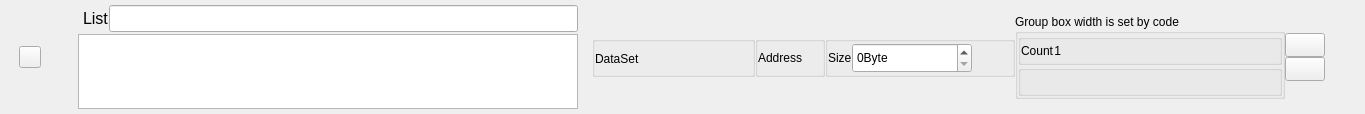
<?xml version="1.0" encoding="UTF-8"?>
<ui version="4.0">
 <class>C_SdNdeDataPoolListHeaderWidget</class>
 <widget class="QWidget" name="C_SdNdeDataPoolListHeaderWidget">
  <property name="geometry">
   <rect>
    <x>0</x>
    <y>0</y>
    <width>1365</width>
    <height>114</height>
   </rect>
  </property>
  <property name="windowTitle">
   <string>Form</string>
  </property>
  <layout class="QHBoxLayout" name="horizontalLayout_11" stretch="0">
   <property name="spacing">
    <number>0</number>
   </property>
   <property name="leftMargin">
    <number>0</number>
   </property>
   <property name="topMargin">
    <number>0</number>
   </property>
   <property name="rightMargin">
    <number>0</number>
   </property>
   <property name="bottomMargin">
    <number>0</number>
   </property>
   <item>
    <layout class="QHBoxLayout" name="pc_TopHorizontalLayout" stretch="0,0,0,0,0,1,0,0">
     <item>
      <spacer name="horizontalSpacer_12">
       <property name="orientation">
        <enum>Qt::Horizontal</enum>
       </property>
       <property name="sizeType">
        <enum>QSizePolicy::Fixed</enum>
       </property>
       <property name="sizeHint" stdset="0">
        <size>
         <width>19</width>
         <height>20</height>
        </size>
       </property>
      </spacer>
     </item>
     <item>
      <layout class="QVBoxLayout" name="verticalLayout_10" stretch="0,1,0">
       <property name="spacing">
        <number>0</number>
       </property>
       <item>
        <spacer name="horizontalSpacer_10">
         <property name="orientation">
          <enum>Qt::Horizontal</enum>
         </property>
         <property name="sizeHint" stdset="0">
          <size>
           <width>20</width>
           <height>10</height>
          </size>
         </property>
        </spacer>
       </item>
       <item>
        <widget class="stw_opensyde_gui_elements::C_OgePubIconOnly" name="pc_PushButtonExpand">
         <property name="minimumSize">
          <size>
           <width>22</width>
           <height>22</height>
          </size>
         </property>
         <property name="maximumSize">
          <size>
           <width>22</width>
           <height>22</height>
          </size>
         </property>
         <property name="text">
          <string/>
         </property>
         <property name="checkable">
          <bool>true</bool>
         </property>
        </widget>
       </item>
       <item>
        <spacer name="horizontalSpacer_11">
         <property name="orientation">
          <enum>Qt::Horizontal</enum>
         </property>
         <property name="sizeHint" stdset="0">
          <size>
           <width>20</width>
           <height>10</height>
          </size>
         </property>
        </spacer>
       </item>
      </layout>
     </item>
     <item>
      <spacer name="horizontalSpacer_9">
       <property name="orientation">
        <enum>Qt::Horizontal</enum>
       </property>
       <property name="sizeType">
        <enum>QSizePolicy::Fixed</enum>
       </property>
       <property name="sizeHint" stdset="0">
        <size>
         <width>4</width>
         <height>20</height>
        </size>
       </property>
      </spacer>
     </item>
     <item>
      <layout class="QVBoxLayout" name="verticalLayout_4">
       <item>
        <spacer name="horizontalSpacer_2">
         <property name="orientation">
          <enum>Qt::Horizontal</enum>
         </property>
         <property name="sizeHint" stdset="0">
          <size>
           <width>33</width>
           <height>20</height>
          </size>
         </property>
        </spacer>
       </item>
       <item>
        <widget class="stw_opensyde_gui_elements::C_OgeLabToolTipBase" name="pc_LabelListError">
         <property name="text">
          <string/>
         </property>
        </widget>
       </item>
       <item>
        <spacer name="horizontalSpacer_3">
         <property name="orientation">
          <enum>Qt::Horizontal</enum>
         </property>
         <property name="sizeHint" stdset="0">
          <size>
           <width>33</width>
           <height>20</height>
          </size>
         </property>
        </spacer>
       </item>
      </layout>
     </item>
     <item>
      <layout class="QVBoxLayout" name="verticalLayout_2" stretch="0,0,0,1,0">
       <property name="spacing">
        <number>0</number>
       </property>
       <item>
        <spacer name="verticalSpacer">
         <property name="orientation">
          <enum>Qt::Vertical</enum>
         </property>
         <property name="sizeType">
          <enum>QSizePolicy::Fixed</enum>
         </property>
         <property name="sizeHint" stdset="0">
          <size>
           <width>20</width>
           <height>5</height>
          </size>
         </property>
        </spacer>
       </item>
       <item>
        <layout class="QHBoxLayout" name="horizontalLayout_4">
         <item>
          <spacer name="horizontalSpacer_7">
           <property name="orientation">
            <enum>Qt::Horizontal</enum>
           </property>
           <property name="sizeType">
            <enum>QSizePolicy::Fixed</enum>
           </property>
           <property name="sizeHint" stdset="0">
            <size>
             <width>5</width>
             <height>20</height>
            </size>
           </property>
          </spacer>
         </item>
         <item>
          <widget class="stw_opensyde_gui_elements::C_OgeLabListHeaderHeading" name="pc_LabelListNamePrefix">
           <property name="font">
            <font>
             <pointsize>12</pointsize>
            </font>
           </property>
           <property name="text">
            <string>List</string>
           </property>
          </widget>
         </item>
         <item>
          <widget class="stw_opensyde_gui_elements::C_OgeLeListHeader" name="pc_LineEditName">
           <property name="font">
            <font>
             <pointsize>12</pointsize>
            </font>
           </property>
          </widget>
         </item>
        </layout>
       </item>
       <item>
        <spacer name="verticalSpacer_3">
         <property name="orientation">
          <enum>Qt::Vertical</enum>
         </property>
         <property name="sizeType">
          <enum>QSizePolicy::Fixed</enum>
         </property>
         <property name="sizeHint" stdset="0">
          <size>
           <width>20</width>
           <height>2</height>
          </size>
         </property>
        </spacer>
       </item>
       <item>
        <widget class="stw_opensyde_gui_elements::C_OgeTedSdListHeader" name="pc_TextEditComment">
         <property name="minimumSize">
          <size>
           <width>500</width>
           <height>0</height>
          </size>
         </property>
         <property name="font">
          <font>
           <pointsize>10</pointsize>
          </font>
         </property>
         <property name="documentTitle">
          <string>Test</string>
         </property>
         <property name="html">
          <string>&lt;!DOCTYPE HTML PUBLIC &quot;-//W3C//DTD HTML 4.0//EN&quot; &quot;http://www.w3.org/TR/REC-html40/strict.dtd&quot;&gt;
&lt;html&gt;&lt;head&gt;&lt;meta name=&quot;qrichtext&quot; content=&quot;1&quot; /&gt;&lt;title&gt;Test&lt;/title&gt;&lt;style type=&quot;text/css&quot;&gt;
p, li { white-space: pre-wrap; }
&lt;/style&gt;&lt;/head&gt;&lt;body style=&quot; font-family:'MS Shell Dlg 2'; font-size:10pt; font-weight:400; font-style:normal;&quot;&gt;
&lt;p style=&quot;-qt-paragraph-type:empty; margin-top:0px; margin-bottom:0px; margin-left:0px; margin-right:0px; -qt-block-indent:0; text-indent:0px;&quot;&gt;&lt;br /&gt;&lt;/p&gt;&lt;/body&gt;&lt;/html&gt;</string>
         </property>
        </widget>
       </item>
       <item>
        <spacer name="verticalSpacer_2">
         <property name="orientation">
          <enum>Qt::Vertical</enum>
         </property>
         <property name="sizeType">
          <enum>QSizePolicy::Fixed</enum>
         </property>
         <property name="sizeHint" stdset="0">
          <size>
           <width>20</width>
           <height>5</height>
          </size>
         </property>
        </spacer>
       </item>
      </layout>
     </item>
     <item>
      <layout class="QVBoxLayout" name="verticalLayout_5" stretch="1,0,0,1">
       <property name="spacing">
        <number>0</number>
       </property>
       <item>
        <spacer name="verticalSpacer_4">
         <property name="orientation">
          <enum>Qt::Vertical</enum>
         </property>
         <property name="sizeHint" stdset="0">
          <size>
           <width>0</width>
           <height>0</height>
          </size>
         </property>
        </spacer>
       </item>
       <item>
        <layout class="QHBoxLayout" name="horizontalLayout_3" stretch="1,0,0">
         <item>
          <spacer name="horizontalSpacer">
           <property name="orientation">
            <enum>Qt::Horizontal</enum>
           </property>
           <property name="sizeHint" stdset="0">
            <size>
             <width>40</width>
             <height>20</height>
            </size>
           </property>
          </spacer>
         </item>
         <item>
          <layout class="QVBoxLayout" name="verticalLayout_7" stretch="1,0,1">
           <property name="spacing">
            <number>0</number>
           </property>
           <item>
            <spacer name="verticalSpacer_11">
             <property name="orientation">
              <enum>Qt::Vertical</enum>
             </property>
             <property name="sizeHint" stdset="0">
              <size>
               <width>20</width>
               <height>0</height>
              </size>
             </property>
            </spacer>
           </item>
           <item>
            <layout class="QHBoxLayout" name="horizontalLayout_8">
             <item>
              <widget class="stw_opensyde_gui_elements::C_OgeGbxTransparent" name="pc_GroupBoxDataSet">
               <property name="minimumSize">
                <size>
                 <width>163</width>
                 <height>0</height>
                </size>
               </property>
               <property name="maximumSize">
                <size>
                 <width>163</width>
                 <height>16777215</height>
                </size>
               </property>
               <property name="title">
                <string/>
               </property>
               <layout class="QHBoxLayout" name="horizontalLayout_2" stretch="0,1">
                <property name="spacing">
                 <number>0</number>
                </property>
                <property name="leftMargin">
                 <number>0</number>
                </property>
                <property name="topMargin">
                 <number>0</number>
                </property>
                <property name="rightMargin">
                 <number>0</number>
                </property>
                <property name="bottomMargin">
                 <number>0</number>
                </property>
                <item>
                 <layout class="QVBoxLayout" name="verticalLayout_6" stretch="0,1">
                  <property name="spacing">
                   <number>0</number>
                  </property>
                  <property name="rightMargin">
                   <number>0</number>
                  </property>
                  <property name="bottomMargin">
                   <number>0</number>
                  </property>
                  <item>
                   <spacer name="verticalSpacer_9">
                    <property name="orientation">
                     <enum>Qt::Vertical</enum>
                    </property>
                    <property name="sizeHint" stdset="0">
                     <size>
                      <width>20</width>
                      <height>2</height>
                     </size>
                    </property>
                   </spacer>
                  </item>
                  <item>
                   <widget class="stw_opensyde_gui_elements::C_OgeLabListLink" name="pc_LabelDataSetsInfo">
                    <property name="minimumSize">
                     <size>
                      <width>0</width>
                      <height>30</height>
                     </size>
                    </property>
                    <property name="maximumSize">
                     <size>
                      <width>16777215</width>
                      <height>30</height>
                     </size>
                    </property>
                    <property name="text">
                     <string>DataSet</string>
                    </property>
                   </widget>
                  </item>
                 </layout>
                </item>
                <item>
                 <spacer name="horizontalSpacer_8">
                  <property name="orientation">
                   <enum>Qt::Horizontal</enum>
                  </property>
                  <property name="sizeHint" stdset="0">
                   <size>
                    <width>20</width>
                    <height>20</height>
                   </size>
                  </property>
                 </spacer>
                </item>
               </layout>
              </widget>
             </item>
             <item>
              <widget class="stw_opensyde_gui_elements::C_OgeGbxTransparent" name="pc_GroupBoxAddress">
               <property name="title">
                <string/>
               </property>
               <layout class="QHBoxLayout" name="horizontalLayout_5" stretch="0,1">
                <property name="spacing">
                 <number>0</number>
                </property>
                <property name="leftMargin">
                 <number>0</number>
                </property>
                <property name="topMargin">
                 <number>0</number>
                </property>
                <property name="rightMargin">
                 <number>0</number>
                </property>
                <property name="bottomMargin">
                 <number>0</number>
                </property>
                <item>
                 <widget class="stw_opensyde_gui_elements::C_OgeLabListHeader" name="pc_LabelStartAddress">
                  <property name="minimumSize">
                   <size>
                    <width>0</width>
                    <height>30</height>
                   </size>
                  </property>
                  <property name="maximumSize">
                   <size>
                    <width>16777215</width>
                    <height>30</height>
                   </size>
                  </property>
                  <property name="text">
                   <string>Address</string>
                  </property>
                 </widget>
                </item>
                <item>
                 <spacer name="horizontalSpacer_6">
                  <property name="orientation">
                   <enum>Qt::Horizontal</enum>
                  </property>
                  <property name="sizeHint" stdset="0">
                   <size>
                    <width>20</width>
                    <height>20</height>
                   </size>
                  </property>
                 </spacer>
                </item>
               </layout>
              </widget>
             </item>
             <item>
              <widget class="stw_opensyde_gui_elements::C_OgeGbxTransparent" name="pc_GroupBoxSize">
               <property name="minimumSize">
                <size>
                 <width>190</width>
                 <height>0</height>
                </size>
               </property>
               <property name="maximumSize">
                <size>
                 <width>190</width>
                 <height>16777215</height>
                </size>
               </property>
               <property name="title">
                <string/>
               </property>
               <layout class="QHBoxLayout" name="horizontalLayout_6" stretch="0,0,1">
                <property name="spacing">
                 <number>0</number>
                </property>
                <property name="leftMargin">
                 <number>0</number>
                </property>
                <property name="topMargin">
                 <number>0</number>
                </property>
                <property name="rightMargin">
                 <number>0</number>
                </property>
                <property name="bottomMargin">
                 <number>0</number>
                </property>
                <item>
                 <widget class="stw_opensyde_gui_elements::C_OgeLabListHeaderHighlighted" name="pc_LabelSize">
                  <property name="minimumSize">
                   <size>
                    <width>0</width>
                    <height>30</height>
                   </size>
                  </property>
                  <property name="maximumSize">
                   <size>
                    <width>16777215</width>
                    <height>30</height>
                   </size>
                  </property>
                  <property name="text">
                   <string>Size</string>
                  </property>
                 </widget>
                </item>
                <item>
                 <layout class="QVBoxLayout" name="verticalLayout_8">
                  <property name="spacing">
                   <number>0</number>
                  </property>
                  <item>
                   <spacer name="verticalSpacer_6">
                    <property name="orientation">
                     <enum>Qt::Vertical</enum>
                    </property>
                    <property name="sizeType">
                     <enum>QSizePolicy::Fixed</enum>
                    </property>
                    <property name="sizeHint" stdset="0">
                     <size>
                      <width>20</width>
                      <height>1</height>
                     </size>
                    </property>
                   </spacer>
                  </item>
                  <item>
                   <widget class="stw_opensyde_gui_elements::C_OgeSpxEditProperties" name="pc_SpinBoxSize">
                    <property name="minimumSize">
                     <size>
                      <width>120</width>
                      <height>30</height>
                     </size>
                    </property>
                    <property name="maximumSize">
                     <size>
                      <width>120</width>
                      <height>30</height>
                     </size>
                    </property>
                    <property name="suffix">
                     <string>Byte</string>
                    </property>
                    <property name="prefix">
                     <string/>
                    </property>
                   </widget>
                  </item>
                 </layout>
                </item>
                <item>
                 <spacer name="horizontalSpacer_5">
                  <property name="orientation">
                   <enum>Qt::Horizontal</enum>
                  </property>
                  <property name="sizeHint" stdset="0">
                   <size>
                    <width>20</width>
                    <height>20</height>
                   </size>
                  </property>
                 </spacer>
                </item>
               </layout>
              </widget>
             </item>
            </layout>
           </item>
           <item>
            <spacer name="verticalSpacer_10">
             <property name="orientation">
              <enum>Qt::Vertical</enum>
             </property>
             <property name="sizeHint" stdset="0">
              <size>
               <width>20</width>
               <height>0</height>
              </size>
             </property>
            </spacer>
           </item>
          </layout>
         </item>
         <item>
          <widget class="stw_opensyde_gui_elements::C_OgeGbxTransparent" name="pc_GroupBoxCount">
           <property name="minimumSize">
            <size>
             <width>270</width>
             <height>0</height>
            </size>
           </property>
           <property name="maximumSize">
            <size>
             <width>270</width>
             <height>16777215</height>
            </size>
           </property>
           <property name="title">
            <string>Group box width is set by code</string>
           </property>
           <layout class="QHBoxLayout" name="horizontalLayout_7" stretch="1">
            <property name="spacing">
             <number>0</number>
            </property>
            <property name="leftMargin">
             <number>0</number>
            </property>
            <property name="topMargin">
             <number>0</number>
            </property>
            <property name="rightMargin">
             <number>0</number>
            </property>
            <property name="bottomMargin">
             <number>0</number>
            </property>
            <item>
             <layout class="QVBoxLayout" name="verticalLayout_3" stretch="1,0">
              <property name="spacing">
               <number>0</number>
              </property>
              <item>
               <layout class="QHBoxLayout" name="horizontalLayout" stretch="0">
                <property name="spacing">
                 <number>0</number>
                </property>
                <item>
                 <widget class="stw_opensyde_gui_elements::C_OgeGbxTransparent" name="groupBox">
                  <property name="minimumSize">
                   <size>
                    <width>150</width>
                    <height>0</height>
                   </size>
                  </property>
                  <property name="title">
                   <string/>
                  </property>
                  <layout class="QHBoxLayout" name="horizontalLayout_10" stretch="0,0,1">
                   <property name="spacing">
                    <number>0</number>
                   </property>
                   <property name="leftMargin">
                    <number>0</number>
                   </property>
                   <property name="topMargin">
                    <number>0</number>
                   </property>
                   <property name="rightMargin">
                    <number>0</number>
                   </property>
                   <property name="bottomMargin">
                    <number>0</number>
                   </property>
                   <item>
                    <widget class="stw_opensyde_gui_elements::C_OgeLabComListHeader" name="pc_LabelCount">
                     <property name="text">
                      <string>Count</string>
                     </property>
                    </widget>
                   </item>
                   <item>
                    <widget class="stw_opensyde_gui_elements::C_OgeLabComListHeader" name="pc_LabelCountNumber">
                     <property name="text">
                      <string>1</string>
                     </property>
                     <property name="alignment">
                      <set>Qt::AlignRight|Qt::AlignTrailing|Qt::AlignVCenter</set>
                     </property>
                    </widget>
                   </item>
                   <item>
                    <spacer name="horizontalSpacer_13">
                     <property name="orientation">
                      <enum>Qt::Horizontal</enum>
                     </property>
                     <property name="sizeHint" stdset="0">
                      <size>
                       <width>40</width>
                       <height>20</height>
                      </size>
                     </property>
                    </spacer>
                   </item>
                  </layout>
                 </widget>
                </item>
               </layout>
              </item>
              <item>
               <widget class="stw_opensyde_gui_elements::C_OgeGbxTransparent" name="pc_GroupBoxUsage">
                <property name="title">
                 <string/>
                </property>
                <layout class="QHBoxLayout" name="horizontalLayout_9" stretch="0,1">
                 <property name="spacing">
                  <number>0</number>
                 </property>
                 <property name="leftMargin">
                  <number>0</number>
                 </property>
                 <property name="topMargin">
                  <number>0</number>
                 </property>
                 <property name="rightMargin">
                  <number>0</number>
                 </property>
                 <property name="bottomMargin">
                  <number>0</number>
                 </property>
                 <item>
                  <widget class="stw_opensyde_gui::C_SdNdeDataPoolListHeaderUsageWidget" name="pc_UsageWidget" native="true">
                   <property name="minimumSize">
                    <size>
                     <width>170</width>
                     <height>5</height>
                    </size>
                   </property>
                   <property name="maximumSize">
                    <size>
                     <width>170</width>
                     <height>5</height>
                    </size>
                   </property>
                  </widget>
                 </item>
                 <item>
                  <spacer name="horizontalSpacer_19">
                   <property name="orientation">
                    <enum>Qt::Horizontal</enum>
                   </property>
                   <property name="sizeHint" stdset="0">
                    <size>
                     <width>40</width>
                     <height>20</height>
                    </size>
                   </property>
                  </spacer>
                 </item>
                </layout>
               </widget>
              </item>
             </layout>
            </item>
           </layout>
          </widget>
         </item>
        </layout>
       </item>
       <item>
        <spacer name="verticalSpacer_8">
         <property name="orientation">
          <enum>Qt::Vertical</enum>
         </property>
         <property name="sizeHint" stdset="0">
          <size>
           <width>20</width>
           <height>2</height>
          </size>
         </property>
        </spacer>
       </item>
       <item>
        <spacer name="verticalSpacer_5">
         <property name="orientation">
          <enum>Qt::Vertical</enum>
         </property>
         <property name="sizeHint" stdset="0">
          <size>
           <width>0</width>
           <height>0</height>
          </size>
         </property>
        </spacer>
       </item>
      </layout>
     </item>
     <item>
      <layout class="QVBoxLayout" name="verticalLayout_11" stretch="0,1,0,0,1,0">
       <property name="spacing">
        <number>0</number>
       </property>
       <item>
        <spacer name="horizontalSpacer_14">
         <property name="orientation">
          <enum>Qt::Horizontal</enum>
         </property>
         <property name="sizeHint" stdset="0">
          <size>
           <width>20</width>
           <height>9</height>
          </size>
         </property>
        </spacer>
       </item>
       <item>
        <spacer name="verticalSpacer_12">
         <property name="orientation">
          <enum>Qt::Vertical</enum>
         </property>
         <property name="sizeType">
          <enum>QSizePolicy::Expanding</enum>
         </property>
         <property name="sizeHint" stdset="0">
          <size>
           <width>20</width>
           <height>5</height>
          </size>
         </property>
        </spacer>
       </item>
       <item>
        <widget class="stw_opensyde_gui_elements::C_OgePubIconOnly" name="pc_PushButtonFullScreen">
         <property name="sizePolicy">
          <sizepolicy hsizetype="Minimum" vsizetype="Fixed">
           <horstretch>24</horstretch>
           <verstretch>24</verstretch>
          </sizepolicy>
         </property>
         <property name="minimumSize">
          <size>
           <width>24</width>
           <height>24</height>
          </size>
         </property>
         <property name="maximumSize">
          <size>
           <width>16777215</width>
           <height>24</height>
          </size>
         </property>
         <property name="text">
          <string/>
         </property>
        </widget>
       </item>
       <item>
        <widget class="stw_opensyde_gui_elements::C_OgePubIconOnly" name="pc_PushButtonOK">
         <property name="sizePolicy">
          <sizepolicy hsizetype="Minimum" vsizetype="Fixed">
           <horstretch>24</horstretch>
           <verstretch>24</verstretch>
          </sizepolicy>
         </property>
         <property name="minimumSize">
          <size>
           <width>24</width>
           <height>24</height>
          </size>
         </property>
         <property name="maximumSize">
          <size>
           <width>16777215</width>
           <height>24</height>
          </size>
         </property>
        </widget>
       </item>
       <item>
        <spacer name="verticalSpacer_13">
         <property name="orientation">
          <enum>Qt::Vertical</enum>
         </property>
         <property name="sizeHint" stdset="0">
          <size>
           <width>20</width>
           <height>40</height>
          </size>
         </property>
        </spacer>
       </item>
       <item>
        <spacer name="horizontalSpacer_15">
         <property name="orientation">
          <enum>Qt::Horizontal</enum>
         </property>
         <property name="sizeHint" stdset="0">
          <size>
           <width>20</width>
           <height>9</height>
          </size>
         </property>
        </spacer>
       </item>
      </layout>
     </item>
     <item>
      <spacer name="horizontalSpacer_4">
       <property name="orientation">
        <enum>Qt::Horizontal</enum>
       </property>
       <property name="sizeHint" stdset="0">
        <size>
         <width>40</width>
         <height>20</height>
        </size>
       </property>
      </spacer>
     </item>
    </layout>
   </item>
  </layout>
 </widget>
 <customwidgets>
  <customwidget>
   <class>stw_opensyde_gui_elements::C_OgePubIconOnly</class>
   <extends>QPushButton</extends>
   <header>C_OgePubIconOnly.h</header>
  </customwidget>
  <customwidget>
   <class>stw_opensyde_gui_elements::C_OgeGbxTransparent</class>
   <extends>QGroupBox</extends>
   <header>C_OgeGbxTransparent.h</header>
   <container>1</container>
  </customwidget>
  <customwidget>
   <class>stw_opensyde_gui_elements::C_OgeLabListHeaderHeading</class>
   <extends>QLabel</extends>
   <header>C_OgeLabListHeaderHeading.h</header>
  </customwidget>
  <customwidget>
   <class>stw_opensyde_gui_elements::C_OgeLabComListHeader</class>
   <extends>QLabel</extends>
   <header>C_OgeLabComListHeader.h</header>
  </customwidget>
  <customwidget>
   <class>stw_opensyde_gui::C_SdNdeDataPoolListHeaderUsageWidget</class>
   <extends>QWidget</extends>
   <header>C_SdNdeDataPoolListHeaderUsageWidget.h</header>
   <container>1</container>
  </customwidget>
  <customwidget>
   <class>stw_opensyde_gui_elements::C_OgeLabListHeader</class>
   <extends>QLabel</extends>
   <header>C_OgeLabListHeader.h</header>
  </customwidget>
  <customwidget>
   <class>stw_opensyde_gui_elements::C_OgeLabListLink</class>
   <extends>QLabel</extends>
   <header>C_OgeLabListLink.h</header>
  </customwidget>
  <customwidget>
   <class>stw_opensyde_gui_elements::C_OgeSpxEditProperties</class>
   <extends>QSpinBox</extends>
   <header>C_OgeSpxEditProperties.h</header>
  </customwidget>
  <customwidget>
   <class>stw_opensyde_gui_elements::C_OgeLeListHeader</class>
   <extends>QLineEdit</extends>
   <header>C_OgeLeListHeader.h</header>
  </customwidget>
  <customwidget>
   <class>stw_opensyde_gui_elements::C_OgeLabListHeaderHighlighted</class>
   <extends>QLabel</extends>
   <header>C_OgeLabListHeaderHighlighted.h</header>
  </customwidget>
  <customwidget>
   <class>stw_opensyde_gui_elements::C_OgeTedSdListHeader</class>
   <extends>QTextEdit</extends>
   <header>C_OgeTedSdListHeader.h</header>
  </customwidget>
  <customwidget>
   <class>stw_opensyde_gui_elements::C_OgeLabToolTipBase</class>
   <extends>QLabel</extends>
   <header>C_OgeLabToolTipBase.h</header>
  </customwidget>
 </customwidgets>
 <resources/>
 <connections/>
</ui>
